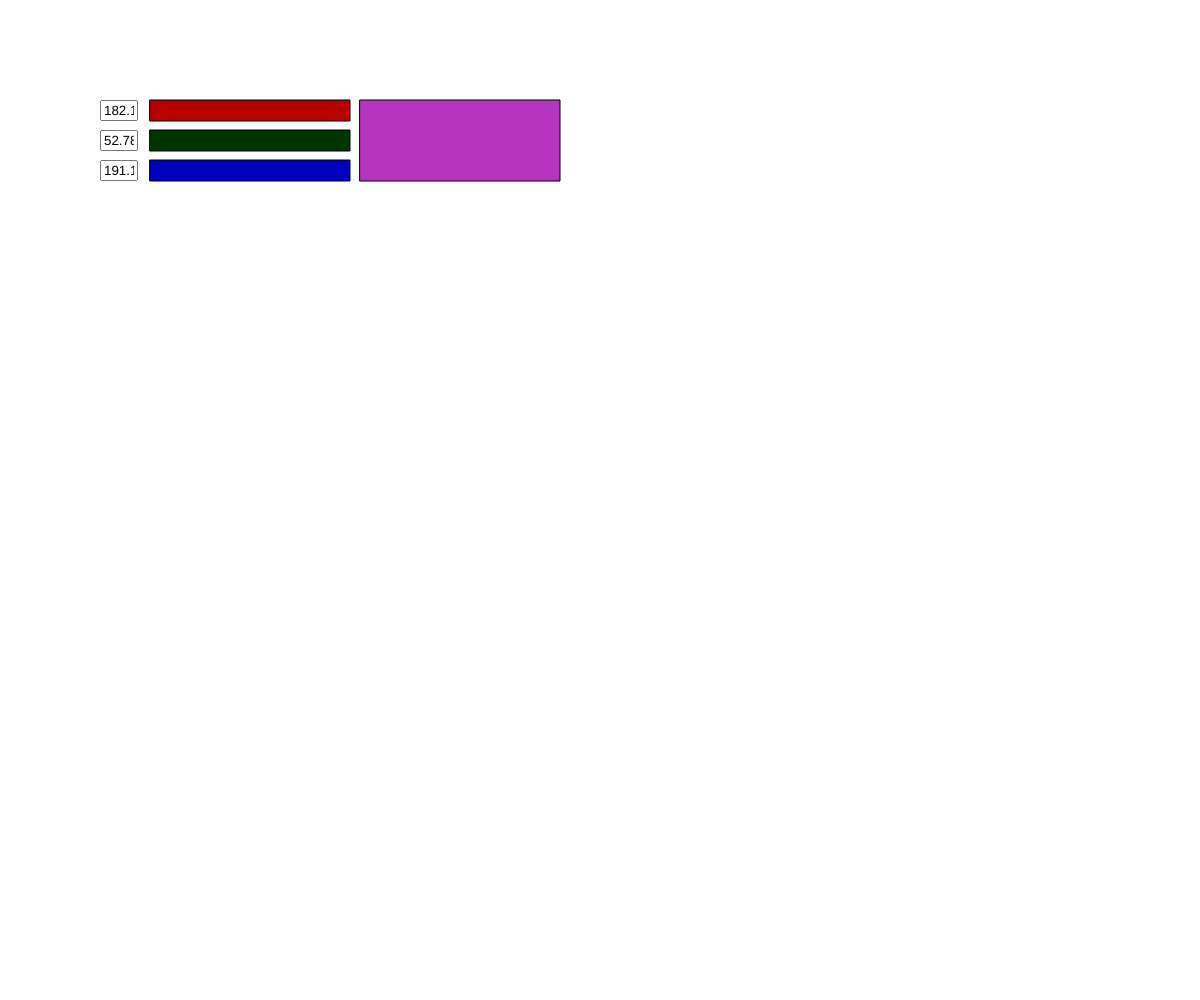
Frame 1 (no input)
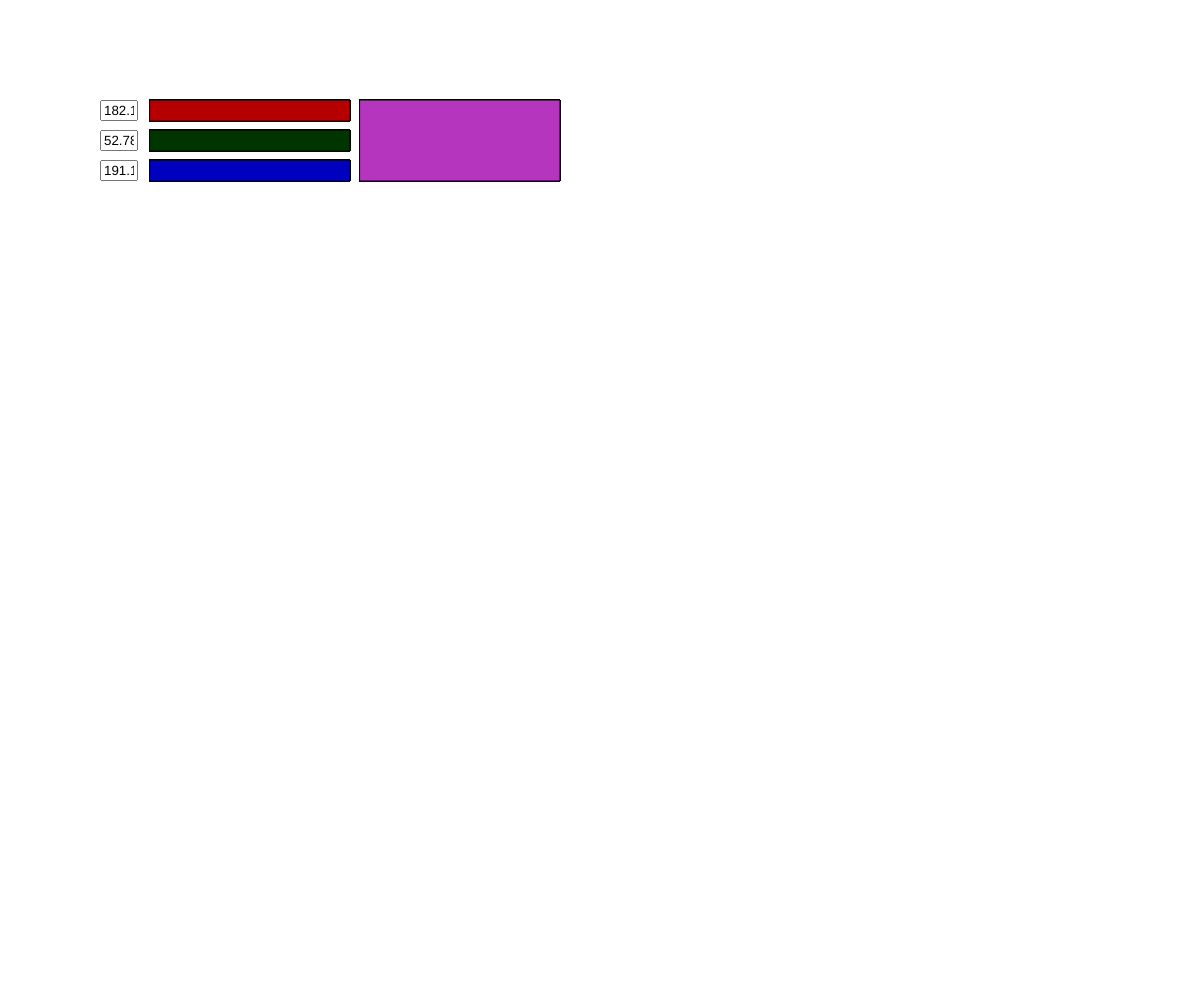
Frame 60 (no input)
Frame 120 (the mouse pressed at the canvas centre since frame 60): identical to frame 60, image omitted

The p5.js sketch that drew these frames (run headless with seeded random() and noise() and a simulated clock; from frame 60 on, the mouse is pressed at the canvas centre):

// p5.js sketch
// ── sketch.js
function setup() {
	createCanvas(windowWidth, windowHeight);
	red = createInput(random(255));
	red.size(30);
	red.position(100, 100);
	blue = createInput(random(255));
	blue.size(30);
	blue.position(100, 130);
	green = createInput(random(255));
	green.size(30);
	green.position(100, 160);
}

function draw() {
	let redv = red.value();
	let bluev = blue.value();
	let greenv = green.value();

	fill(redv, 0, 0);
	rect(150, 100, 200, 21);
	fill(0, bluev, 0);
	rect(150, 130, 200, 21);
	fill(0, 0, greenv);
	rect(150, 160, 200, 21);

	fill(redv, bluev, greenv);
	rect(360, 100, 200, 81);
}
